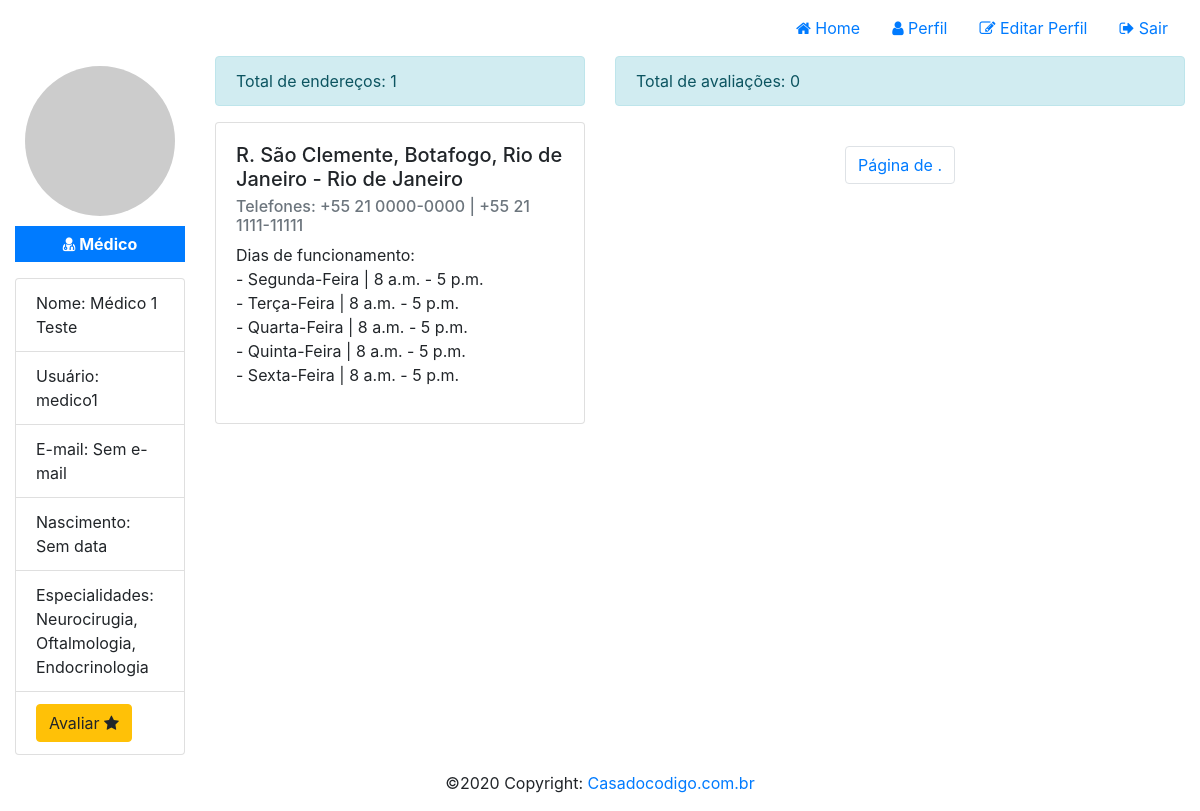
Before: /profile/4 (signed in) with the older database file.
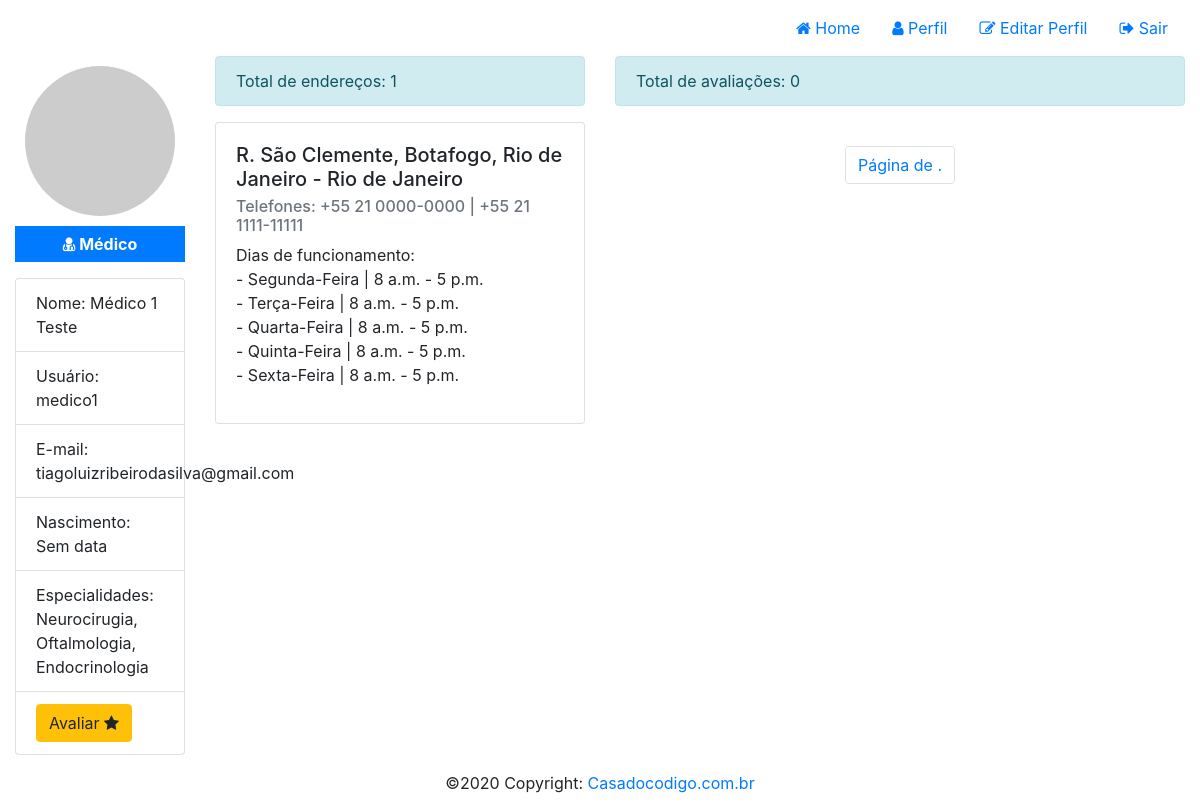
After: the same page with the newer database file.
### medicSearch/models/Profile.py (models this page shows, shortened)
class Profile(models.Model):
    user = models.OneToOneField(User, on_delete=models.CASCADE)
    role = models.IntegerField(choices=ROLE_CHOICE, default=3)
    birthday = models.DateField(default=None, null=True, blank=True)
    created_at = models.DateTimeField(auto_now_add=True)
    updated_at = models.DateTimeField(auto_now=True)
    token = models.CharField(max_length=256, null=True, blank=True)
    image = models.ImageField(null=True, blank=True)
    favorites = models.ManyToManyField(User, blank=True, related_name='favorites', verbose_name='Favoritos', help_text="Este campo é destinado aos usuários de perfil paciente.")
    specialties = models.ManyToManyField(Speciality, blank=True, related_name='specialties', verbose_name='Especialidades', help_text="Este campo é destinado aos usuários de perfil médico.")
    addresses = models.ManyToManyField(Address, blank=True, related_name='addresses', verbose_name='Endereços', help_text="Este campo é destinado aos usuários de perfil médico.")
    def show_favorites(self):
        ids = [result.id for result in self.favorites.all()]
        return Profile.objects.filter(user__id__in=ids)
    def show_ratings(self):
        from .Rating import Rating
        return Rating.objects.filter(user_rated=self.user)

### medicSearch/models/Speciality.py (models this page shows)
class Speciality(models.Model):
    name = models.CharField(null=False, max_length=100)
    status = models.BooleanField(default=True)
    created_at = models.DateTimeField(auto_now_add=True)
    updated_at = models.DateTimeField(auto_now=True)
    def __str__(self):
        return '{}'.format(self.name)

### medicSearch/views/ProfileView.py (the view)
def list_profile_view(request, id=None):
    profile = None
    if id is None and request.user.is_authenticated:
        profile = Profile.objects.filter(user=request.user).first()
    elif id is not None and request.user.is_authenticated:
        profile = Profile.objects.filter(user__id=id).first()
    elif not request.user.is_authenticated:
        return redirect(to='/')
    favorites = profile.show_favorites()
    if len(favorites) > 0:
        paginator = Paginator(favorites, 8)
        page = request.GET.get('page')
        favorites = paginator.get_page(page)
    ratings = profile.show_ratings()
    if len(ratings) > 0:
        paginator = Paginator(ratings, 8)
        page = request.GET.get('page')
        ratings = paginator.get_page(page)
    context = {
        'profile': profile,
        'favorites': favorites,
        'ratings': ratings
    }
    return render(request, template_name='profile/profile.html', context=context, status=200)

### medicSearch/models/City.py (called while the page is built)
    def __str__(self):
        return '{} - {}'.format(self.name, self.state.name)

### medicSearch/templates/profile/profile.html (shortened to what the changed rows need)
{% extends "base.html" %}
{% load static %}
{% block styles %}<link rel="stylesheet" href="{% static 'css/profile.css' %}">{% endblock %}
{% block content %}
<div id="content">
    <div class="container-fluid">
        <div class="row">
            <div class="col-xs-12 col-md-2" id="profile-area">
                <ul class="list-group">
                    <li class="list-group-item">Nome: {{profile.user.get_full_name | default:"Sem nome"}}</li>
                    <li class="list-group-item">Usuário: {{profile.user.username | default:"Sem usuário"}}</li>
                    <li class="list-group-item">E-mail: {{profile.user.email | default:"Sem e-mail"}}</li>
                    <li class="list-group-item">Nascimento: {{profile.birthday | date:'d/m/Y' | default:"Sem data"}}</li>
                    <li class="list-group-item">Especialidades: {{ profile.specialties.all | join:", " }}</li>
                    {% if profile.role == 2 and request.user.is_authenticated %}
                    <li class="list-group-item">
                        <a class="btn btn-warning" href="/medic/rating/{{ profile.user.id }}">Avaliar <i class="fa fa-star"></i></a>
                    </li>
                    {% endif %}
                </ul>
            </div>
            {% if profile.role == 1 or profile.role == 3 %}
            <div class="col-xs-12 col-md-10" id="favorites-area">
                <div class="alert alert-info">Total de favoritos: {{favorites | length}}</div>
                {% if request.GET.msg %}
                <div class="alert alert-{{request.GET.type}}">{{ request.GET.msg }}</div>
                {% endif %}
                <div class="row">
                    {% for favorite in favorites %}
                    <div class="col-xs-12 col-md-3 col-lg-3">
                        <div class="card mb-4">
                            <div class="image-circle" style="background-image: url('/media/{{favorite.image}}');"></div>
                            <div class="card-body">
                                <h5 class="card-title">{{favorite.user.get_full_name}}</h5>
                                <h6>Média: {{favorite.show_scoring_average}} <i class="fa fa-star"></i></h6>
                                <ul class="specialties">
                                    {% for speciality in favorite.specialties.all %}
                                    <li>{{speciality}}</li>
                                    {% endfor %}
                                </ul>
                                <div class="address mb-2">
                                    {{favorite.addresses.first.address | default:"Nenhum endereço." | slice:":15"}}...
                                </div>
                                <a href="/profile/{{favorite.id}}" class="btn btn-primary btn-card">Ver médico</a>
                                {% if user.is_authenticated %}
                                <form method="POST" action="/medic/favorite/remove">
                                    {% csrf_token %}
                                    <input type="hidden" value="{{favorite.id}}" name="id">
                                    <input type="hidden" value="{{request.GET.page}}" name="page">
                                    <button type="submit" class="btn btn-danger btn-card"><i class="fa fa-heart"></i> Remover</button>
                                </form>
                                {% endif %}
                            </div>
                        </div>
                    </div>
                    {% endfor %}
                </div>
                <div class="row">
                    <nav aria-label="Page navigation" class="navigation">
                      <ul class="pagination">
                        {% if favorites.has_previous %}
                          <li class="page-item"><a class="page-link" href="?page=1">&laquo; Primeiro</a></li>
                            <li class="page-item"><a class="page-link" href="?page={{ favorites.previous_page_number }}">Anterior</a></li>
                        {% endif %}
                          <li class="page-item"><a class="page-link" href="#">Página {{ favorites.number }} de {{ favorites.paginator.num_pages }}.</a></li>
                        {% if favorites.has_next %}
                            <li class="page-item"><a class="page-link" href="?page={{ favorites.next_page_number }}">Próximo</a></li>
                            <li class="page-item"><a class="page-link" href="?page={{ favorites.paginator.num_pages }}">Último &raquo;</a></li>
                        {% endif %}
                      </ul>
                    </nav>
                </div>
            </div>
            {% else %}
            <div class="col-xs-12 col-md-4" id="addresses-area">
                <div class="alert alert-info">Total de endereços: {{profile.addresses.all | length}}</div>
                <div class="row">
                    {% for address in profile.addresses.all %}
                    <div class="col-xs-12 col-md-12">
                        <div class="card mb-3">
                          <div class="card-body">
                            <h5 class="card-title">{{address.address}}, {{address.neighborhood.name}}, {{address.neighborhood.city}}</h5>
                            <h6 class="card-subtitle mb-2 text-muted">Telefones: {{address.phone}}</h6>
                            <ul id="days">
                                <li>Dias de funcionamento:</li>
                                {% for day in address.days_week.all %}
                                <li>- {{day.name}} | {{address.opening_time}} - {{address.closing_time}}</li>
                                {% endfor %}
                            </ul>
                          </div>
                        </div>
                    </div>
                    {% endfor %}
                </div>
            </div>
            <div class="col-xs-12 col-md-6" id="ratings-area">
                <div class="alert alert-info">Total de avaliações: {{ratings | length}}</div>
                <div class="row">
                    <nav aria-label="Page navigation" class="navigation">
                      <ul class="pagination">
                          <li class="page-item"><a class="page-link" href="#">Página {{ ratings.number }} de {{ ratings.paginator.num_pages }}.</a></li>
                      </ul>
                    </nav>
                </div>
            </div>
            {% endif %}
        </div>
    </div>
</div>
{% endblock %}

Changed rows visible on the page:
changed Profile "Sem data": user.email "Sem e-mail" → "tiagoluizribeirodasilva@gmail.com"
